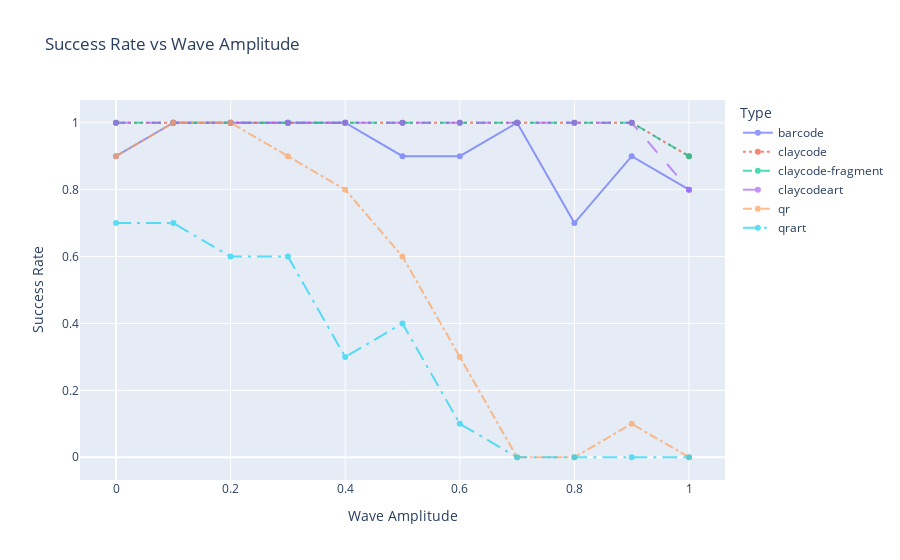

The notebook cell this image was saved under:
### Markdown cell above
# Claycode SIGGRAPH Evaluation

### Code cell
import pandas as pd
import plotly.express as px

df = pd.read_csv('results.csv')
df['type'] = df['filename'].str.split('-').map(lambda x: "-".join(x[:-1]).replace("_clay","clay"))
df = df[['successful', 'wave_amplitude', 'type']]

grouped = df.groupby(['wave_amplitude', 'type'])
df = grouped['successful'].agg(['sum', 'count']).reset_index()
df['success_rate'] = df['sum'] / df['count']

fig = px.line(
    df,
    x="wave_amplitude",
    y="success_rate",
    color="type",
    line_dash="type",  # Add different dash styles based on 'type'
    markers=True,
    title="Success Rate vs Wave Amplitude",
    labels={"wave_amplitude": "Wave Amplitude", "success_rate": "Success Rate", "type": "Type"}
)

fig.update_traces(opacity=0.7)  # Make lines semi-transparent

fig.show()

### Figure 1 — Plotly figure (JSON) as saved in the notebook; plotly's stock layout.template omitted (floating-point values rounded to 4 significant figures)
{"data": [{"hovertemplate": "Type=barcode<br>Wave Amplitude=%{x}<br>Success Rate=%{y}<extra></extra>", "legendgroup": "barcode", "line": {"color": "#636efa", "dash": "solid"}, "marker": {"symbol": "circle"}, "mode": "lines+markers", "name": "barcode", "opacity": 0.7, "orientation": "v", "showlegend": true, "type": "scatter", "x": [0, 0.1, 0.2, 0.3, 0.4, 0.5, 0.6, 0.7, 0.8, 0.9, 1], "xaxis": "x", "y": [0.9, 1, 1, 1, 1, 0.9, 0.9, 1, 0.7, 0.9, 0.8], "yaxis": "y"}, {"hovertemplate": "Type=claycode<br>Wave Amplitude=%{x}<br>Success Rate=%{y}<extra></extra>", "legendgroup": "claycode", "line": {"color": "#EF553B", "dash": "dot"}, "marker": {"symbol": "circle"}, "mode": "lines+markers", "name": "claycode", "opacity": 0.7, "orientation": "v", "showlegend": true, "type": "scatter", "x": [0, 0.1, 0.2, 0.3, 0.4, 0.5, 0.6, 0.7, 0.8, 0.9, 1], "xaxis": "x", "y": [1, 1, 1, 1, 1, 1, 1, 1, 1, 1, 0.9], "yaxis": "y"}, {"hovertemplate": "Type=claycode-fragment<br>Wave Amplitude=%{x}<br>Success Rate=%{y}<extra></extra>", "legendgroup": "claycode-fragment", "line": {"color": "#00cc96", "dash": "dash"}, "marker": {"symbol": "circle"}, "mode": "lines+markers", "name": "claycode-fragment", "opacity": 0.7, "orientation": "v", "showlegend": true, "type": "scatter", "x": [0, 0.1, 0.2, 0.3, 0.4, 0.5, 0.6, 0.7, 0.8, 0.9, 1], "xaxis": "x", "y": [1, 1, 1, 1, 1, 1, 1, 1, 1, 1, 0.9], "yaxis": "y"}, {"hovertemplate": "Type=claycodeart<br>Wave Amplitude=%{x}<br>Success Rate=%{y}<extra></extra>", "legendgroup": "claycodeart", "line": {"color": "#ab63fa", "dash": "longdash"}, "marker": {"symbol": "circle"}, "mode": "lines+markers", "name": "claycodeart", "opacity": 0.7, "orientation": "v", "showlegend": true, "type": "scatter", "x": [0, 0.1, 0.2, 0.3, 0.4, 0.5, 0.6, 0.7, 0.8, 0.9, 1], "xaxis": "x", "y": [1, 1, 1, 1, 1, 1, 1, 1, 1, 1, 0.8], "yaxis": "y"}, {"hovertemplate": "Type=qr<br>Wave Amplitude=%{x}<br>Success Rate=%{y}<extra></extra>", "legendgroup": "qr", "line": {"color": "#FFA15A", "dash": "dashdot"}, "marker": {"symbol": "circle"}, "mode": "lines+markers", "name": "qr", "opacity": 0.7, "orientation": "v", "showlegend": true, "type": "scatter", "x": [0, 0.1, 0.2, 0.3, 0.4, 0.5, 0.6, 0.7, 0.8, 0.9, 1], "xaxis": "x", "y": [0.9, 1, 1, 0.9, 0.8, 0.6, 0.3, 0, 0, 0.1, 0], "yaxis": "y"}, {"hovertemplate": "Type=qrart<br>Wave Amplitude=%{x}<br>Success Rate=%{y}<extra></extra>", "legendgroup": "qrart", "line": {"color": "#19d3f3", "dash": "longdashdot"}, "marker": {"symbol": "circle"}, "mode": "lines+markers", "name": "qrart", "opacity": 0.7, "orientation": "v", "showlegend": true, "type": "scatter", "x": [0, 0.1, 0.2, 0.3, 0.4, 0.5, 0.6, 0.7, 0.8, 0.9, 1], "xaxis": "x", "y": [0.7, 0.7, 0.6, 0.6, 0.3, 0.4, 0.1, 0, 0, 0, 0], "yaxis": "y"}], "layout": {"legend": {"title": {"text": "Type"}, "tracegroupgap": 0}, "title": {"text": "Success Rate vs Wave Amplitude"}, "xaxis": {"anchor": "y", "domain": [0, 1], "title": {"text": "Wave Amplitude"}}, "yaxis": {"anchor": "x", "domain": [0, 1], "title": {"text": "Success Rate"}}}}
